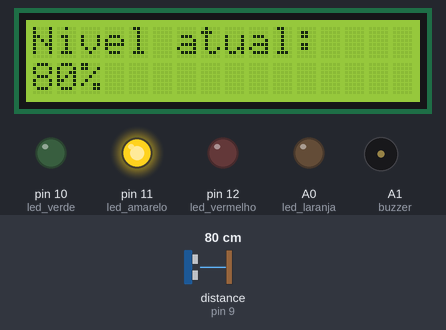
A sketch run on a simulated Arduino Uno, built with avr-gcc and run on an emulated ATmega328P. On the bench: 16×2 character LCD, output pins drawn as LEDs (lit = HIGH), buzzer (waves = sounding). Wiring (from diagram.json): ultrasonic range finder: trigger pin 8; echo pin 9. The inputs (shaded band) are chosen by the test bench; at power-on: distance to the obstacle (sensor on pin 9) 80 cm. The echo pulse lasts 58.3 µs per cm; pins used as bus, display or sensor lines are not drawn.

Above: at 2.2 s.
2.3 s: distance to the obstacle (sensor on pin 9) set to 71 cm
At 4.3 s:
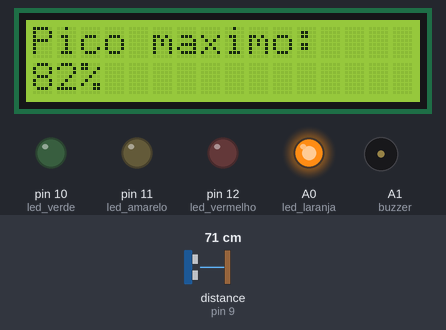
4.6 s: distance to the obstacle (sensor on pin 9) set to 44 cm
At 7.3 s:
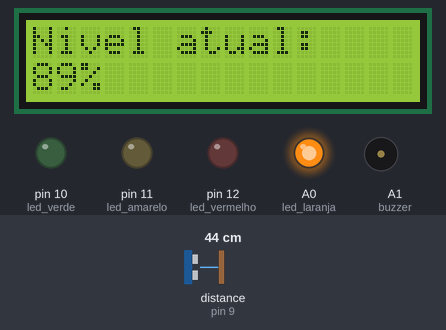
7.6 s: distance to the obstacle (sensor on pin 9) set to 38 cm
At 7.83 s:
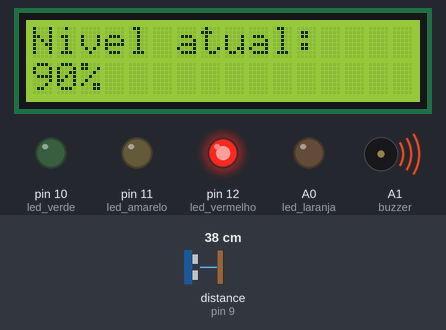
9.9 s: distance to the obstacle (sensor on pin 9) set to 250 cm
At 10.7 s:
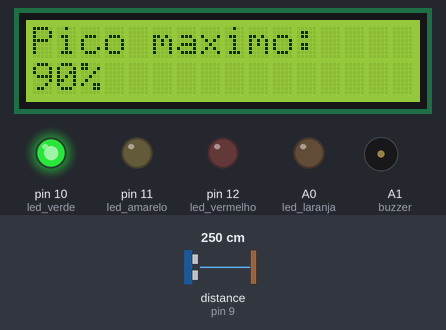
12.9 s: distance to the obstacle (sensor on pin 9) set to 161 cm
At 14.8 s:
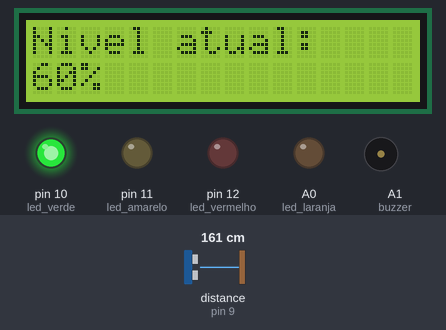
15.9 s: distance to the obstacle (sensor on pin 9) set to 153 cm
At 17.0 s:
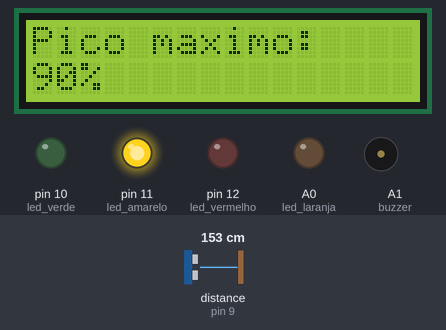
Timing chart, 0 to 18.9 s (numbered marks = the images above; inputs shaded):
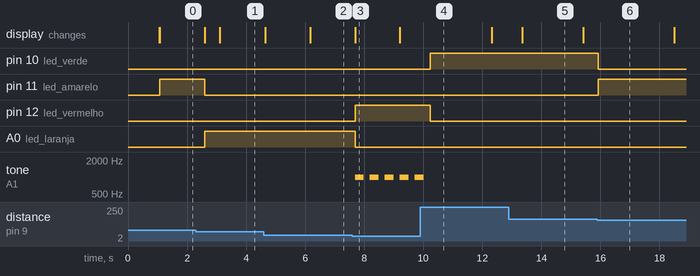

The sketch:

Sistema.ino
```cpp
#include <LiquidCrystal.h>

// LCD nos pinos digitais
LiquidCrystal lcd(2, 3, 4, 5, 6, 7);

// Variáveis
long duracao;
float distancia_cm;
int percentual;
int pico = 0;  // maior nível atingido
const int profundidade_max = 400; // profundidade do reservatório em cm

// Pinos
const int pino_trigger = 8;
const int pino_echo = 9;
const int led_verde = 10;
const int led_amarelo = 11;
const int led_laranja = A0;
const int led_vermelho = 12;
const int buzzer = A1;

void setup() {
  pinMode(pino_trigger, OUTPUT);
  pinMode(pino_echo, INPUT);

  pinMode(led_verde, OUTPUT);
  pinMode(led_amarelo, OUTPUT);
  pinMode(led_laranja, OUTPUT);
  pinMode(led_vermelho, OUTPUT);
  pinMode(buzzer, OUTPUT);

  lcd.begin(16, 2);
  lcd.print("Inicializando...");
  delay(1000);
  lcd.clear();
}

void loop() {
  // Medição do sensor ultrassônico
  digitalWrite(pino_trigger, LOW);
  delayMicroseconds(2);
  digitalWrite(pino_trigger, HIGH);
  delayMicroseconds(10);
  digitalWrite(pino_trigger, LOW);

  duracao = pulseIn(pino_echo, HIGH);
  distancia_cm = duracao * 0.034 / 2.0;

  // Cálculo da porcentagem
  percentual = (profundidade_max - distancia_cm) * 100 / profundidade_max;
  if (percentual < 0) percentual = 0;
  if (percentual > 100) percentual = 100;

  // Atualiza pico
  if (percentual > pico) {
    pico = percentual;
  }

  // Alternância de telas no LCD
  unsigned long tempo = millis();
  int tela = (tempo / 3000) % 2;

  lcd.setCursor(0, 0);
  if (tela == 0) {
    lcd.print("Nivel atual:     ");
    lcd.setCursor(0, 1);
    lcd.print(percentual);
    lcd.print("%             ");
  } else {
    lcd.print("Pico maximo:     ");
    lcd.setCursor(0, 1);
    lcd.print(pico);
    lcd.print("%             ");
  }

  // Controle de LEDs e buzzer
  if (percentual >= 90) {
    digitalWrite(led_vermelho, HIGH);
    digitalWrite(led_laranja, LOW);
    digitalWrite(led_amarelo, LOW);
    digitalWrite(led_verde, LOW);
    tone(buzzer, 1000, 300); // alerta sonoro breve
  }
  else if (percentual >= 81) {
    digitalWrite(led_vermelho, LOW);
    digitalWrite(led_laranja, HIGH);
    digitalWrite(led_amarelo, LOW);
    digitalWrite(led_verde, LOW);
    noTone(buzzer);
  }
  else if (percentual >= 61) {
    digitalWrite(led_vermelho, LOW);
    digitalWrite(led_laranja, LOW);
    digitalWrite(led_amarelo, HIGH);
    digitalWrite(led_verde, LOW);
    noTone(buzzer);
  }
  else {
    digitalWrite(led_vermelho, LOW);
    digitalWrite(led_laranja, LOW);
    digitalWrite(led_amarelo, LOW);
    digitalWrite(led_verde, HIGH);
    noTone(buzzer);
  }

  delay(500);
}
```

Measured:
- the behaviour switches between 77 and 76 cm on distance to the obstacle (sensor on pin 9) (found by bisection; images 0 and 1)
- the behaviour switches between 41 and 40 cm on distance to the obstacle (sensor on pin 9) (found by bisection; images 2 and 3)
- the behaviour switches between 158 and 157 cm on distance to the obstacle (sensor on pin 9) (found by bisection; images 5 and 6)
- after the input at 2.3 s, pin 11 (led_amarelo): HIGH → LOW after 0.31 s; A0 (led_laranja): LOW → HIGH after 0.31 s; the display: first changes after 0.31 s (image 1 shows a later state)
- after the input at 4.6 s, the display: first changes at once (image 2 shows a later state)
- after the input at 7.6 s, pin 12 (led_vermelho): LOW → HIGH after 0.09 s; A0 (led_laranja): HIGH → LOW after 0.09 s; tone on A1 (buzzer): alternates 1000 Hz for 0.30 s and silent for 0.21 s, starting after 0.09 s; the display: changes after 0.09 s (image 3)
- after the input at 9.9 s, pin 10 (led_verde): LOW → HIGH after 0.34 s; pin 12 (led_vermelho): HIGH → LOW after 0.34 s; tone on A1 (buzzer): goes on until 10.0 s, then stays silent
- after the input at 12.9 s, the display: changes after 0.45 s (image 5)
- after the input at 15.9 s, pin 10 (led_verde): HIGH → LOW at once; pin 11 (led_amarelo): LOW → HIGH at once
